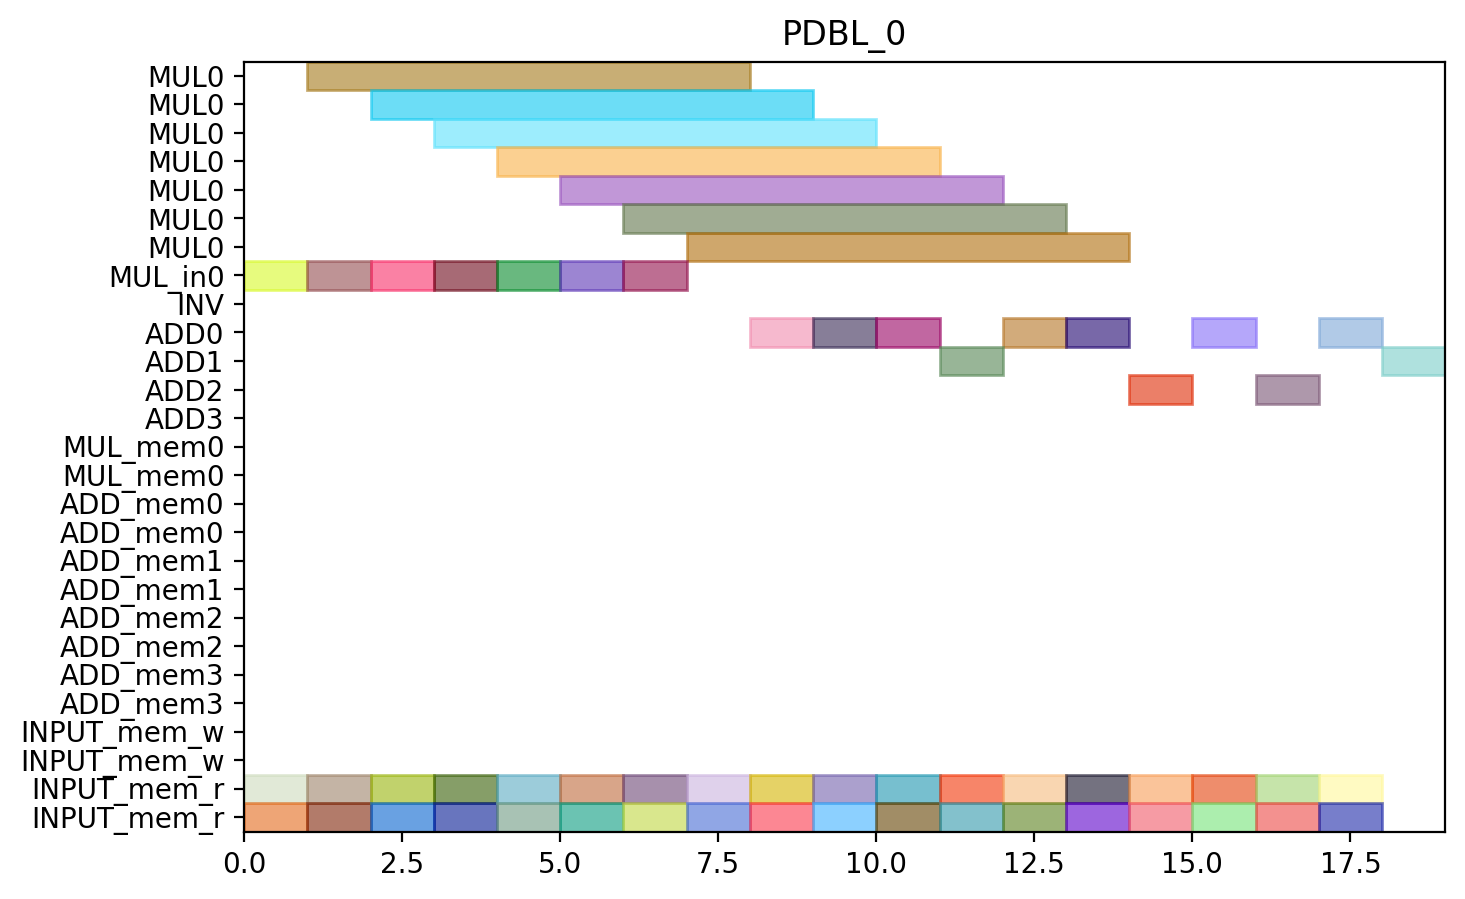

Recreate this plot in Python.
from pyschedule import Scenario, solvers, plotters, alt


def solve():
	horizon = 90
	S = Scenario("PDBL_0", horizon=horizon)

	# resource
	MUL = S.Resources('MUL', num=1, size=7)
	MUL_in = S.Resources('MUL_in', num=1)
	INV = S.Resource('INV')
	ADD = S.Resources('ADD', num=4, periods=range(1, horizon))
	MUL_mem = S.Resources('MUL_mem', num=1, size=2)
	ADD_mem = S.Resources('ADD_mem', num=4, size=2)
	INPUT_mem_w = S.Resource('INPUT_mem_w', size=2)
	INPUT_mem_r = S.Resource('INPUT_mem_r', size=2)

	# result of previous scheduling

	# new tasks
	t0_t0 = S.Task('t0_t0', length=1, delay_cost=1)
	t0_t0 += alt(ADD)

	t0_t0_mem0 = S.Task('t0_t0_mem0', length=1, delay_cost=1)
	t0_t0_mem0 += INPUT_mem_r
	S += t0_t0_mem0 <= t0_t0

	t0_t0_mem1 = S.Task('t0_t0_mem1', length=1, delay_cost=1)
	t0_t0_mem1 += INPUT_mem_r
	S += t0_t0_mem1 <= t0_t0

	t0_t1 = S.Task('t0_t1', length=1, delay_cost=1)
	t0_t1 += alt(ADD)

	t0_t1_mem0 = S.Task('t0_t1_mem0', length=1, delay_cost=1)
	t0_t1_mem0 += INPUT_mem_r
	S += t0_t1_mem0 <= t0_t1

	t0_t1_mem1 = S.Task('t0_t1_mem1', length=1, delay_cost=1)
	t0_t1_mem1 += INPUT_mem_r
	S += t0_t1_mem1 <= t0_t1

	t0_t3_in = S.Task('t0_t3_in', length=1, delay_cost=1)
	t0_t3_in += alt(MUL_in)
	t0_t3 = S.Task('t0_t3', length=7, delay_cost=1)
	t0_t3 += alt(MUL)
	S += t0_t3>=t0_t3_in

	t0_t3_mem0 = S.Task('t0_t3_mem0', length=1, delay_cost=1)
	t0_t3_mem0 += INPUT_mem_r
	S += t0_t3_mem0 <= t0_t3

	t0_t3_mem1 = S.Task('t0_t3_mem1', length=1, delay_cost=1)
	t0_t3_mem1 += INPUT_mem_r
	S += t0_t3_mem1 <= t0_t3

	t1_t0 = S.Task('t1_t0', length=1, delay_cost=1)
	t1_t0 += alt(ADD)

	t1_t0_mem0 = S.Task('t1_t0_mem0', length=1, delay_cost=1)
	t1_t0_mem0 += INPUT_mem_r
	S += t1_t0_mem0 <= t1_t0

	t1_t0_mem1 = S.Task('t1_t0_mem1', length=1, delay_cost=1)
	t1_t0_mem1 += INPUT_mem_r
	S += t1_t0_mem1 <= t1_t0

	t1_t1 = S.Task('t1_t1', length=1, delay_cost=1)
	t1_t1 += alt(ADD)

	t1_t1_mem0 = S.Task('t1_t1_mem0', length=1, delay_cost=1)
	t1_t1_mem0 += INPUT_mem_r
	S += t1_t1_mem0 <= t1_t1

	t1_t1_mem1 = S.Task('t1_t1_mem1', length=1, delay_cost=1)
	t1_t1_mem1 += INPUT_mem_r
	S += t1_t1_mem1 <= t1_t1

	t1_t3_in = S.Task('t1_t3_in', length=1, delay_cost=1)
	t1_t3_in += alt(MUL_in)
	t1_t3 = S.Task('t1_t3', length=7, delay_cost=1)
	t1_t3 += alt(MUL)
	S += t1_t3>=t1_t3_in

	t1_t3_mem0 = S.Task('t1_t3_mem0', length=1, delay_cost=1)
	t1_t3_mem0 += INPUT_mem_r
	S += t1_t3_mem0 <= t1_t3

	t1_t3_mem1 = S.Task('t1_t3_mem1', length=1, delay_cost=1)
	t1_t3_mem1 += INPUT_mem_r
	S += t1_t3_mem1 <= t1_t3

	t2_t2 = S.Task('t2_t2', length=1, delay_cost=1)
	t2_t2 += alt(ADD)

	t2_t2_mem0 = S.Task('t2_t2_mem0', length=1, delay_cost=1)
	t2_t2_mem0 += INPUT_mem_r
	S += t2_t2_mem0 <= t2_t2

	t2_t2_mem1 = S.Task('t2_t2_mem1', length=1, delay_cost=1)
	t2_t2_mem1 += INPUT_mem_r
	S += t2_t2_mem1 <= t2_t2

	t5_t0_in = S.Task('t5_t0_in', length=1, delay_cost=1)
	t5_t0_in += alt(MUL_in)
	t5_t0 = S.Task('t5_t0', length=7, delay_cost=1)
	t5_t0 += alt(MUL)
	S += t5_t0>=t5_t0_in

	t5_t0_mem0 = S.Task('t5_t0_mem0', length=1, delay_cost=1)
	t5_t0_mem0 += INPUT_mem_r
	S += t5_t0_mem0 <= t5_t0

	t5_t0_mem1 = S.Task('t5_t0_mem1', length=1, delay_cost=1)
	t5_t0_mem1 += INPUT_mem_r
	S += t5_t0_mem1 <= t5_t0

	t5_t1_in = S.Task('t5_t1_in', length=1, delay_cost=1)
	t5_t1_in += alt(MUL_in)
	t5_t1 = S.Task('t5_t1', length=7, delay_cost=1)
	t5_t1 += alt(MUL)
	S += t5_t1>=t5_t1_in

	t5_t1_mem0 = S.Task('t5_t1_mem0', length=1, delay_cost=1)
	t5_t1_mem0 += INPUT_mem_r
	S += t5_t1_mem0 <= t5_t1

	t5_t1_mem1 = S.Task('t5_t1_mem1', length=1, delay_cost=1)
	t5_t1_mem1 += INPUT_mem_r
	S += t5_t1_mem1 <= t5_t1

	t5_t2 = S.Task('t5_t2', length=1, delay_cost=1)
	t5_t2 += alt(ADD)

	t5_t2_mem0 = S.Task('t5_t2_mem0', length=1, delay_cost=1)
	t5_t2_mem0 += INPUT_mem_r
	S += t5_t2_mem0 <= t5_t2

	t5_t2_mem1 = S.Task('t5_t2_mem1', length=1, delay_cost=1)
	t5_t2_mem1 += INPUT_mem_r
	S += t5_t2_mem1 <= t5_t2

	t5_t3 = S.Task('t5_t3', length=1, delay_cost=1)
	t5_t3 += alt(ADD)

	t5_t3_mem0 = S.Task('t5_t3_mem0', length=1, delay_cost=1)
	t5_t3_mem0 += INPUT_mem_r
	S += t5_t3_mem0 <= t5_t3

	t5_t3_mem1 = S.Task('t5_t3_mem1', length=1, delay_cost=1)
	t5_t3_mem1 += INPUT_mem_r
	S += t5_t3_mem1 <= t5_t3

	t7_t0 = S.Task('t7_t0', length=1, delay_cost=1)
	t7_t0 += alt(ADD)

	t7_t0_mem0 = S.Task('t7_t0_mem0', length=1, delay_cost=1)
	t7_t0_mem0 += INPUT_mem_r
	S += t7_t0_mem0 <= t7_t0

	t7_t0_mem1 = S.Task('t7_t0_mem1', length=1, delay_cost=1)
	t7_t0_mem1 += INPUT_mem_r
	S += t7_t0_mem1 <= t7_t0

	t7_t1 = S.Task('t7_t1', length=1, delay_cost=1)
	t7_t1 += alt(ADD)

	t7_t1_mem0 = S.Task('t7_t1_mem0', length=1, delay_cost=1)
	t7_t1_mem0 += INPUT_mem_r
	S += t7_t1_mem0 <= t7_t1

	t7_t1_mem1 = S.Task('t7_t1_mem1', length=1, delay_cost=1)
	t7_t1_mem1 += INPUT_mem_r
	S += t7_t1_mem1 <= t7_t1

	t7_t3_in = S.Task('t7_t3_in', length=1, delay_cost=1)
	t7_t3_in += alt(MUL_in)
	t7_t3 = S.Task('t7_t3', length=7, delay_cost=1)
	t7_t3 += alt(MUL)
	S += t7_t3>=t7_t3_in

	t7_t3_mem0 = S.Task('t7_t3_mem0', length=1, delay_cost=1)
	t7_t3_mem0 += INPUT_mem_r
	S += t7_t3_mem0 <= t7_t3

	t7_t3_mem1 = S.Task('t7_t3_mem1', length=1, delay_cost=1)
	t7_t3_mem1 += INPUT_mem_r
	S += t7_t3_mem1 <= t7_t3

	t10_t0_in = S.Task('t10_t0_in', length=1, delay_cost=1)
	t10_t0_in += alt(MUL_in)
	t10_t0 = S.Task('t10_t0', length=7, delay_cost=1)
	t10_t0 += alt(MUL)
	S += t10_t0>=t10_t0_in

	t10_t0_mem0 = S.Task('t10_t0_mem0', length=1, delay_cost=1)
	t10_t0_mem0 += INPUT_mem_r
	S += t10_t0_mem0 <= t10_t0

	t10_t0_mem1 = S.Task('t10_t0_mem1', length=1, delay_cost=1)
	t10_t0_mem1 += INPUT_mem_r
	S += t10_t0_mem1 <= t10_t0

	t10_t1_in = S.Task('t10_t1_in', length=1, delay_cost=1)
	t10_t1_in += alt(MUL_in)
	t10_t1 = S.Task('t10_t1', length=7, delay_cost=1)
	t10_t1 += alt(MUL)
	S += t10_t1>=t10_t1_in

	t10_t1_mem0 = S.Task('t10_t1_mem0', length=1, delay_cost=1)
	t10_t1_mem0 += INPUT_mem_r
	S += t10_t1_mem0 <= t10_t1

	t10_t1_mem1 = S.Task('t10_t1_mem1', length=1, delay_cost=1)
	t10_t1_mem1 += INPUT_mem_r
	S += t10_t1_mem1 <= t10_t1

	t10_t2 = S.Task('t10_t2', length=1, delay_cost=1)
	t10_t2 += alt(ADD)

	t10_t2_mem0 = S.Task('t10_t2_mem0', length=1, delay_cost=1)
	t10_t2_mem0 += INPUT_mem_r
	S += t10_t2_mem0 <= t10_t2

	t10_t2_mem1 = S.Task('t10_t2_mem1', length=1, delay_cost=1)
	t10_t2_mem1 += INPUT_mem_r
	S += t10_t2_mem1 <= t10_t2

	t10_t3 = S.Task('t10_t3', length=1, delay_cost=1)
	t10_t3 += alt(ADD)

	t10_t3_mem0 = S.Task('t10_t3_mem0', length=1, delay_cost=1)
	t10_t3_mem0 += INPUT_mem_r
	S += t10_t3_mem0 <= t10_t3

	t10_t3_mem1 = S.Task('t10_t3_mem1', length=1, delay_cost=1)
	t10_t3_mem1 += INPUT_mem_r
	S += t10_t3_mem1 <= t10_t3

	solvers.mip.solve(S,msg=1,kind='CPLEX',ratio_gap=1.01)

	solution = [['hoge']*len(S.solution()[1]) for i in range(len(S.solution()))]
	for i in range(len(S.solution())):
		for j in range(len(S.solution()[i])):
			solution[i][j]=str(S.solution()[i][j])
	print(solution)

	cycles = int(solution[-1][3])

	pic_file_name = "/home/mfukuda/pairing_automation_design2/bls12-1150/scheduling/PDBL_mul1_add4/PDBL_0.png"
	if(S.solution() != []):
		plotters.matplotlib.plot(S,img_filename=pic_file_name, vertical_text=True, fig_size=(cycles*0.25+3, 5), show_task_labels=False)

	return solution
